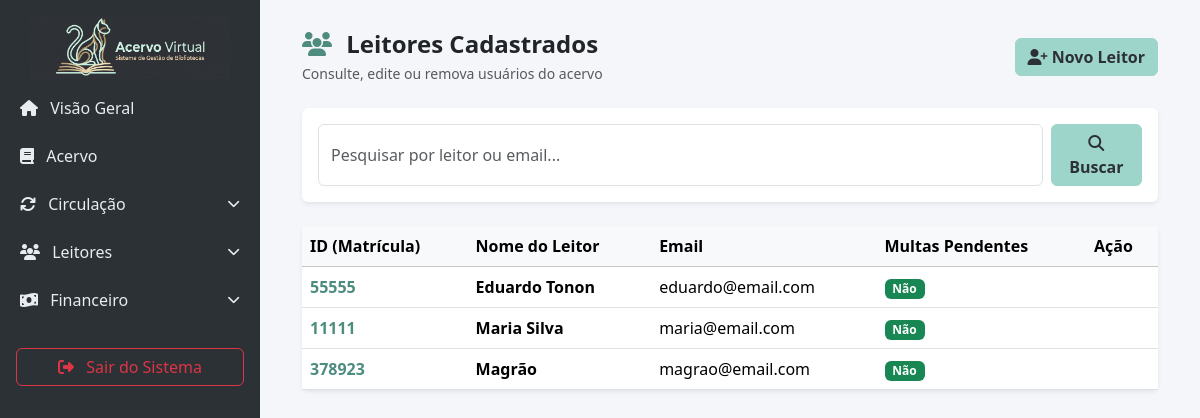
The page /leitores/buscar/ on the database as committed earlier.
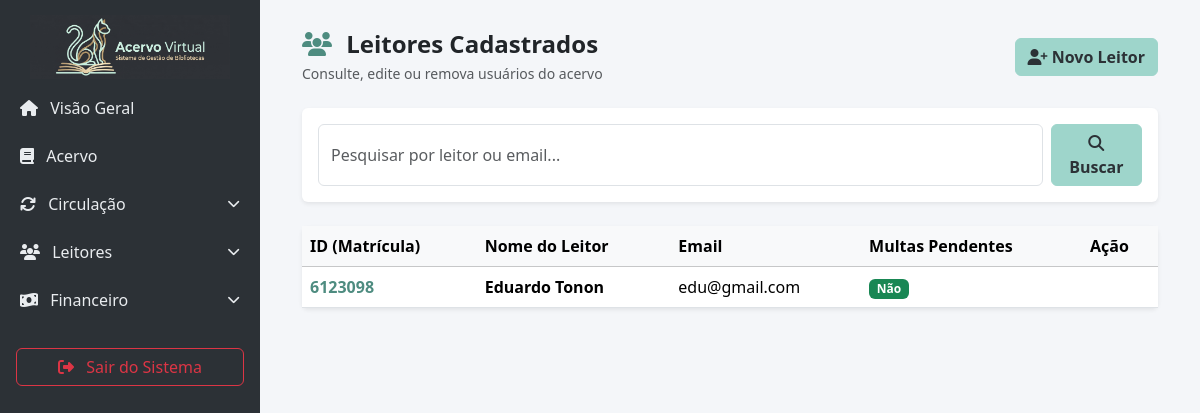
The same page on the database as committed later.
### biblioteca_app/models.py (models this page shows, shortened)
class Leitor(models.Model):
    id_leitor = models.CharField(max_length=50, unique=True, null=True, blank=True, help_text="ID Único ou Matrícula")
    nome = models.CharField(max_length=200)
    data_nascimento = models.DateField()
    celular = models.CharField(max_length=15, unique=True)
    cpf = models.CharField(max_length=14, unique=True)
    email = models.EmailField(unique=True)
    cep = models.CharField(max_length=9)
    endereco = models.CharField(max_length=255)
    complemento = models.CharField(max_length=100, blank=True, null=True)
    cidade = models.CharField(max_length=100)
    class AlertasChoices(models.TextChoices):
        EMAIL = 'email', 'Email'
        CELULAR = 'celular', 'Celular'
    recebimento_alertas = models.CharField(max_length=10, choices=AlertasChoices.choices, default=AlertasChoices.EMAIL)
    ativo = models.BooleanField(default=True, help_text="Desmarque para bloquear temporariamente o leitor")
    foto = models.ImageField(upload_to='fotos_leitores/', null=True, blank=True)
    @property
    def possui_multa(self):
        if hasattr(self, 'tem_atraso') and hasattr(self, 'tem_divida'):
            return self.tem_atraso or self.tem_divida

### biblioteca_app/views.py (the view)
# urls.py: path('leitores/buscar/', views.usuarios, name='leitores'),
def usuarios(request):
    query = request.GET.get('q')
    hoje = timezone.now().date()
    subquery_multa = Emprestimo.objects.filter(
        leitor=OuterRef('pk'),
        data_devolucao__lt=hoje,
        devolucao__isnull=True
    )
    subquery_divida = Devolucao.objects.filter(
        emprestimo__leitor=OuterRef('pk'),
        multa_paga=False,
        valor_multa__gt=0
    )
    leitores_base = Leitor.objects.annotate(
        tem_atraso=Exists(subquery_multa),
        tem_divida=Exists(subquery_divida)
    )
    if query:
        leitores = leitores_base.filter(
            Q(nome__icontains=query) |
            Q(email__icontains=query)
        ).distinct()
    else:
        leitores = leitores_base.all()
    context = {
        'leitores': leitores,
        'query': query,
    }
    return render(request, 'leitores.html', context)

### biblioteca_app/templates/leitores.html (shortened to what this page needs)
{% extends 'base.html' %}
{% block content %}
<div class="container-fluid">
    <div class="d-flex justify-content-between align-items-center mb-4">
        <div>
            <h4 class="fw-bold text-dark mb-1"><i class="fa-solid fa-users me-2 text-primary"></i> Leitores Cadastrados</h4>
            <p class="text-muted small mb-0">Consulte, edite ou remova usuários do acervo</p>
        </div>
        <a href="{% url 'cadastro_leitor' %}" class="btn btn-primary"><i class="fa-solid fa-user-plus"></i> Novo Leitor</a>
    </div>
    <div class="card border-0 shadow-sm mb-4">
        <div class="card-body">
            <form action="{% url 'leitores' %}" method="GET" class="d-flex mb-0">
                <input type="text" name="q" value="{{ request.GET.q|default:'' }}" class="form-control me-2" placeholder="Pesquisar por leitor ou email...">
                <button type="submit" class="btn btn-primary"><i class="fa-solid fa-magnifying-glass"></i> Buscar</button>
            </form>
        </div>
    </div>
    <div class="card border-0 shadow-sm">
        <div class="card-body p-0 table-responsive">
            <table class="table table-hover align-middle mb-0">
                <thead class="table-light">
                    <tr>
                        <th>ID (Matrícula)</th>
                        <th>Nome do Leitor</th>
                        <th>Email</th>
                        <th>Multas Pendentes</th>
                        <th>Ação</th>
                    </tr>
                </thead>
                <tbody>
                    {% for leitor in leitores %}
                    <tr class="leitor-item" style="cursor: pointer;" onclick="window.location.href='{% url 'historico_leitor' leitor.id %}'" data-leitor-id="{{ leitor.id }}" data-id-leitor="{{ leitor.id_leitor|default:'' }}" data-nome="{{ leitor.nome }}" data-celular="{{ leitor.celular }}" data-email="{{ leitor.email }}" data-cep="{{ leitor.cep }}" data-endereco="{{ leitor.endereco }}" data-complemento="{{ leitor.complemento }}" data-cidade="{{ leitor.cidade }}" data-alertas="{{ leitor.recebimento_alertas }}" data-ativo="{{ leitor.ativo|yesno:'true,false' }}">
                        <td class="text-primary fw-bold">{{ leitor.id_leitor|default:"-" }}</td>
                        <td><strong>{{ leitor.nome }}</strong></td>
                        <td>{{ leitor.email }}</td>
                        <td>
                            {% if leitor.possui_multa %}<span class="badge bg-danger">Sim</span>{% else %}<span class="badge bg-success">Não</span>{% endif %}
                        </td>
                        <td onclick="event.stopPropagation();">
                        </td>
                    </tr>
                    {% empty %}
                    <tr><td colspan="4" class="text-center py-4 text-muted">Nenhum leitor encontrado.</td></tr>
                    {% endfor %}
                </tbody>
            </table>
        </div>
    </div>
</div>
{% endblock %}

Rows that differ between the two databases and show on the page:
removed Leitor: id_leitor "55555", nome "Eduardo Tonon", email "eduardo@email.com", shows "Não"
removed Leitor: id_leitor "11111", nome "Maria Silva", email "maria@email.com", shows "Não"
removed Leitor: id_leitor "378923", nome "Magrão", email "magrao@email.com", shows "Não"
added Leitor: id_leitor "6123098", nome "Eduardo Tonon", email "edu@gmail.com", shows "Não"
